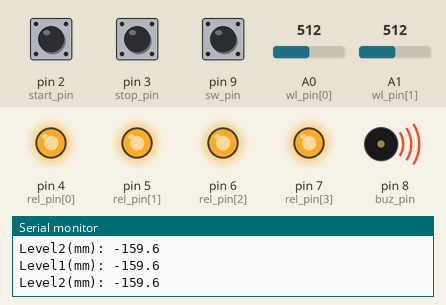
This sketch was run on a simulated Arduino Uno, built with avr-gcc and run on an emulated ATmega328P. Parts: output pins drawn as LEDs (lit = HIGH), buzzer (waves = sounding, pin HIGH), the last lines printed to the serial monitor. The test bench sets the inputs (shaded band); at power-on: pin 9 (sw_pin) LOW, A0 (wl_pin[0]) = 512, pin 3 (stop_pin) HIGH, pin 2 (start_pin) LOW, A1 (wl_pin[1]) = 512.

Above: at 1.2 s.
1.3 s: pin 9 (sw_pin) pulled HIGH for 0.25 s
At 1.7 s:
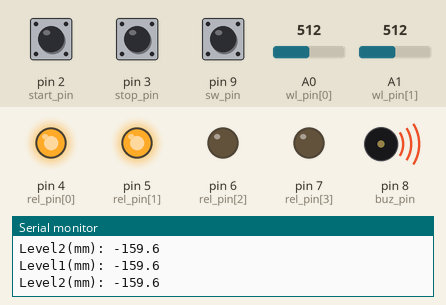
3.0 s: A0 (wl_pin[0]) set to 821
4.5 s: A0 (wl_pin[0]) set to 850
At 6.2 s:
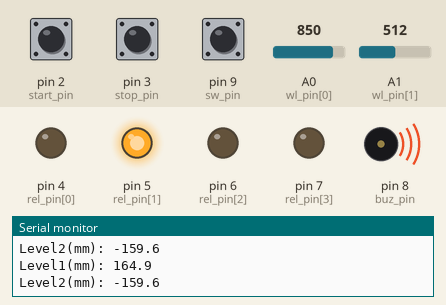
13.3 s: pin 3 (stop_pin) pulled LOW for 0.25 s
At 14.8 s:
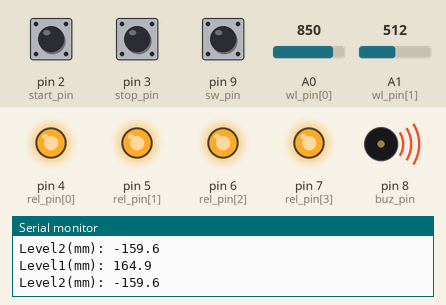
Timing chart, 0 to 16.0 s (numbered marks = the images above; inputs shaded):
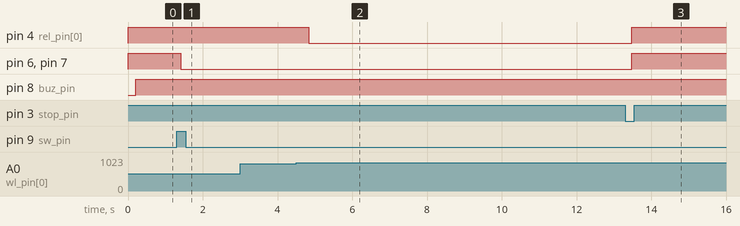

Measured:
- the behaviour switches between 834 and 835 on A0 (wl_pin[0]) (found by bisection; images 1 and 2)
- after the input at 1.3 s, pin 6 (rel_pin[2]), pin 7 (rel_pin[3]): HIGH → LOW after 0.11 s
- after the input at 4.5 s, pin 4 (rel_pin[0]): HIGH → LOW after 0.33 s
- after the input at 13.3 s, pin 4 (rel_pin[0]), pin 6 (rel_pin[2]), pin 7 (rel_pin[3]): LOW → HIGH after 0.18 s

The sketch:

safe_hub.ino
```cpp
#include "pump_motor.h"
#include "water_level.h"
#include "emergency.h"

void setup() {
  Serial.begin(9600);
  pump_pin();
  lev_pin();
  emergency_pin();
}
void loop() {
  lev();
  if (start)
  {
    digitalWrite(led_pin, HIGH);
    digitalWrite(buz_pin, HIGH);
    if (digitalRead(sw_pin))
    {
      Serial.println("start");
      sw = true;
      start = true;
      stop = false;
    }
    if ((sw)&&(start))
    {
      digitalWrite(led_pin, LOW);
      if ((wl_mm1 < 150)||(wl_mm1>400))
      {
        pump(off,on,on,on);
        if ((wl_mm2 < 100)&&(wl_mm1 < 150))
        {
          pump(off,off,on,on);
        }
      }
      else if ((wl_mm2 < 100)||(wl_mm2>130))
      {
        pump(on,off,on,on);
        if ((wl_mm1>400)&&(wl_mm2>130))
        {
          pump(off,off,on,on);
        }
      }
      else pump(on,on,on,on);
    }
  }
  if (stop) pump(off, off, off, off);
}
```

emergency.cpp
```cpp
#include "emergency.h"

const byte stop_pin = 3;
const byte start_pin = 2;
const byte sw_pin = 9;
const byte led_pin = 10;
bool stop = false;
bool start = true;
bool sw = false;

void emergency_pin()
{
  pinMode(stop_pin, INPUT);
  pinMode(start_pin, INPUT);
  attachInterrupt(digitalPinToInterrupt(stop_pin), stopISR, FALLING);
  attachInterrupt(digitalPinToInterrupt(start_pin), startISR, RISING);
}
void stopISR()
{
  stop = true;
  start = false;
  sw = false;
}
void startISR()
{
  stop = false;
  start = true;
}
bool SW()
{
  digitalRead(sw_pin);
}
```

emergency.h
```cpp
#ifndef EMERGENCY_H
#define EMERGENCY_H

#include <Arduino.h>

extern const byte stop_pin;
extern const byte start_pin;
extern const byte sw_pin;
extern const byte led_pin;
extern bool stop;
extern bool start;
extern bool sw;

void emergency_pin();
void stopISR();
void startISR();
bool SW();

# endif
```

pump_motor.cpp
```cpp
#include "pump_motor.h"

const uint8_t rel_pin[4] = {4, 5, 6, 7};

void pump_pin()                                          // 펌프모터 핀 설정
{
  for (int i=0; i<4; i++)
  {
    pinMode(rel_pin[i], OUTPUT);
  }
  pump(off, off, off, off);
}

void pump(bool a, bool b, bool c, bool d)               //펌프모터 구동 함수
{
  digitalWrite(rel_pin[0], a ? HIGH : LOW);
  digitalWrite(rel_pin[1], b ? HIGH : LOW);
  digitalWrite(rel_pin[2], c ? HIGH : LOW);
  digitalWrite(rel_pin[3], d ? HIGH : LOW);
}
```

pump_motor.h
```cpp
#ifndef PUMP_MOTOR_H
#define PUMP_MOTOR_H

#define off true                              //펌프모터 on off 메크로
#define on false

#include <Arduino.h>

extern const uint8_t rel_pin[4];


void pump_pin();                              //펌프모터 릴레이 핀 설정
void pump(bool a, bool b, bool c, bool d);    // 펌프모터 구동함수

#endif
```

water_level.cpp
```cpp
#include "water_level.h"
#include "emergency.h"
#include "pump_motor.h"

const int wl_pin[2] = {A0,A1};
const uint8_t buz_pin = 8;

int rawval1;
int rawval2;
float wl_mm1;
float wl_mm2;

void lev_pin()
{
  pinMode(buz_pin, OUTPUT);
}
void lev()
{
  rawval1 = analogRead(wl_pin[0]);
  rawval2 = analogRead(wl_pin[1]);
  wl_mm1 = 42.0 + ((rawval1 - 722.0) * 288.0 / (1022.0 - 722.0));
  wl_mm2 = 42.0 + ((rawval2 - 722.0) * 288.0 / (1022.0 - 722.0));
  Serial.print("Level1(mm): ");
  Serial.println(wl_mm1, 1);
  Serial.print("Level2(mm): ");
  Serial.println(wl_mm2, 1);
  delay(200);  // 1초 주기
}
```

water_level.h
```cpp
#ifndef WATER_LEVEL_H
#define WATER_LEVEL_H

#include <Arduino.h>

extern const int wl_pin[2];
extern const uint8_t buz_pin;
extern int rawval1;
extern int rawval2;
extern float wl_mm1;
extern float wl_mm2;

void lev_pin();                              // 수위센서 핀 설정
void lev();                                  // 수위센서 구동함수

#endif
```
